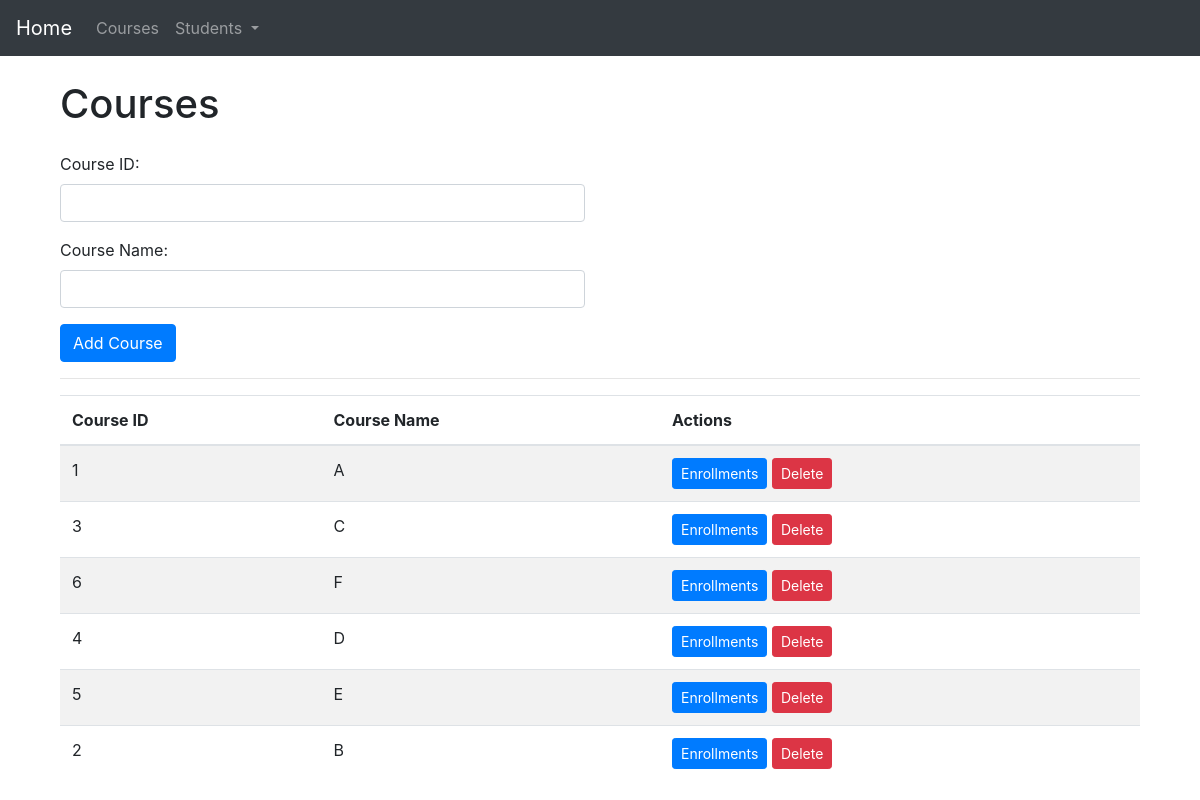
Page /courses/ on the earlier database version.
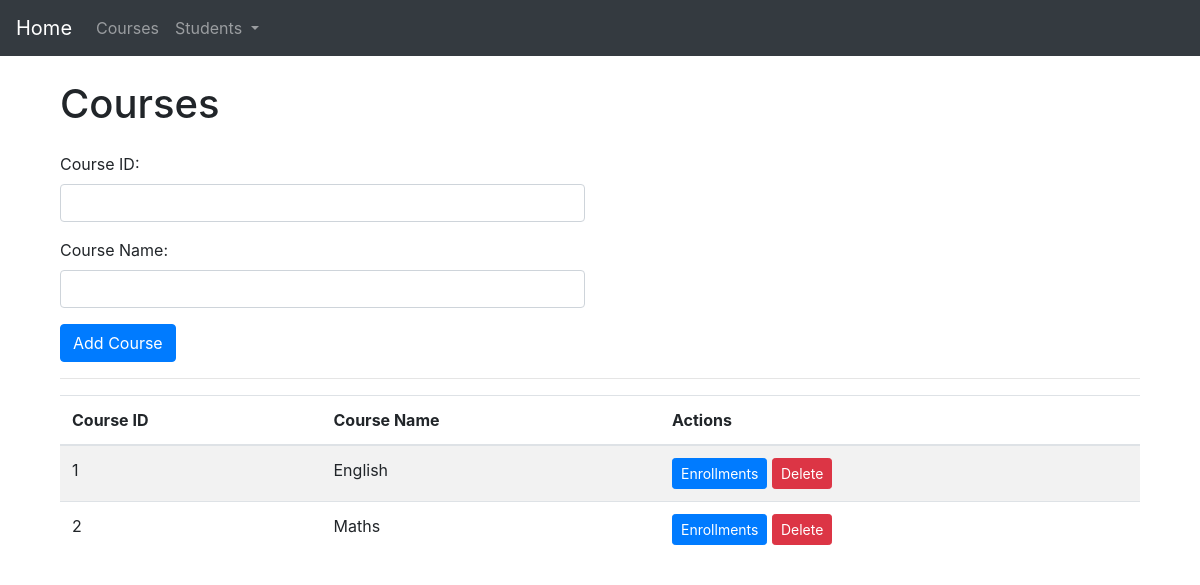
Same page on the later database version.
### faceapp/models.py (models this page shows, shortened)
class Course(models.Model):
    course_id = models.CharField(primary_key=True, unique=True, max_length=20)
    course_name = models.CharField(max_length=100)

### faceapp/views.py (the view)
# urls.py: path("courses/", views.courses, name="courses"),
def courses(request):
    courses = Course.objects.all()
    return render(request, "courses.html", {"courses": courses})

### faceapp/templates/courses.html (shortened to what this page needs)
{% extends 'base.html' %}
{% block content %}
<div class="container">
	<h1 class="my-4">Courses</h1>
	<div class="row">
		<div class="col-md-6">
			<form method="post" action="{% url 'add_course' %}" enctype="multipart/form-data">
				<div class="form-group">
					<label for="course_id">Course ID:</label>
					<input type="text" class="form-control" id="course_id" name="course_id" required>
				</div>
				<div class="form-group">
					<label for="course_name">Course Name:</label>
					<input type="text" class="form-control" id="course_name" name="course_name" required>
				</div>
				<button type="submit" class="btn btn-primary">Add Course</button>
			</form>
		</div>
	</div>
	<hr>
	<div class="row">
		<div class="col-md-12">
			{% if courses %}
			<table class="table table-striped">
				<thead>
					<tr>
						<th>Course ID</th>
						<th>Course Name</th>
						<th>Actions</th>
					</tr>
				</thead>
				<tbody>
					{% for course in courses %}
					<tr>
						<td>{{ course.course_id }}</td>
						<td>{{ course.course_name }}</td>
						<td>
							<a href="{% url 'edit_course' course.course_id %}" class="btn btn-sm btn-primary">Enrollments</a>
							<button type="button" class="btn btn-sm btn-danger" data-toggle="modal"
								data-target="#deleteModal{{ course.course_id }}">Delete</button>
						</td>
					</tr>
					{% endfor %}
				</tbody>
			</table>
			{% else %}
			<p>No courses found.</p>
			{% endif %}
		</div>
	</div>
</div>
{% endblock %}

### faceapp/templates/base.html (shortened to what this page needs)
<!DOCTYPE html>
<html>
<head>
    <link rel="stylesheet" href="https://stackpath.bootstrapcdn.com/bootstrap/4.3.1/css/bootstrap.min.css">
</head>
<body>
    <nav class="navbar navbar-expand-lg navbar-dark bg-dark">
        <a class="navbar-brand" href="{% url 'home' %}">Home</a>
        <div class="collapse navbar-collapse" id="navbarNav">
            <ul class="navbar-nav">
                <li class="nav-item">
                    <a class="nav-link" href="{% url 'courses' %}">Courses</a>
                </li>
                <li class="nav-item dropdown">
                    <a class="nav-link dropdown-toggle" href="#" id="navbarDropdownMenuLink" role="button"
                        data-toggle="dropdown" aria-haspopup="true" aria-expanded="false">
                        Students
                    </a>
                </li>
            </ul>
        </div>
    </nav>
    <div class="container">
        {% block content %}
        {% endblock %}
    </div>
</body>
</html>

Differences in the rows shown:
removed Course: course_id "3", course_name "C"
removed Course: course_id "6", course_name "F"
removed Course: course_id "4", course_name "D"
removed Course: course_id "5", course_name "E"
changed Course id 1: course_name "A" → "English"
changed Course id 2: course_name "B" → "Maths"
